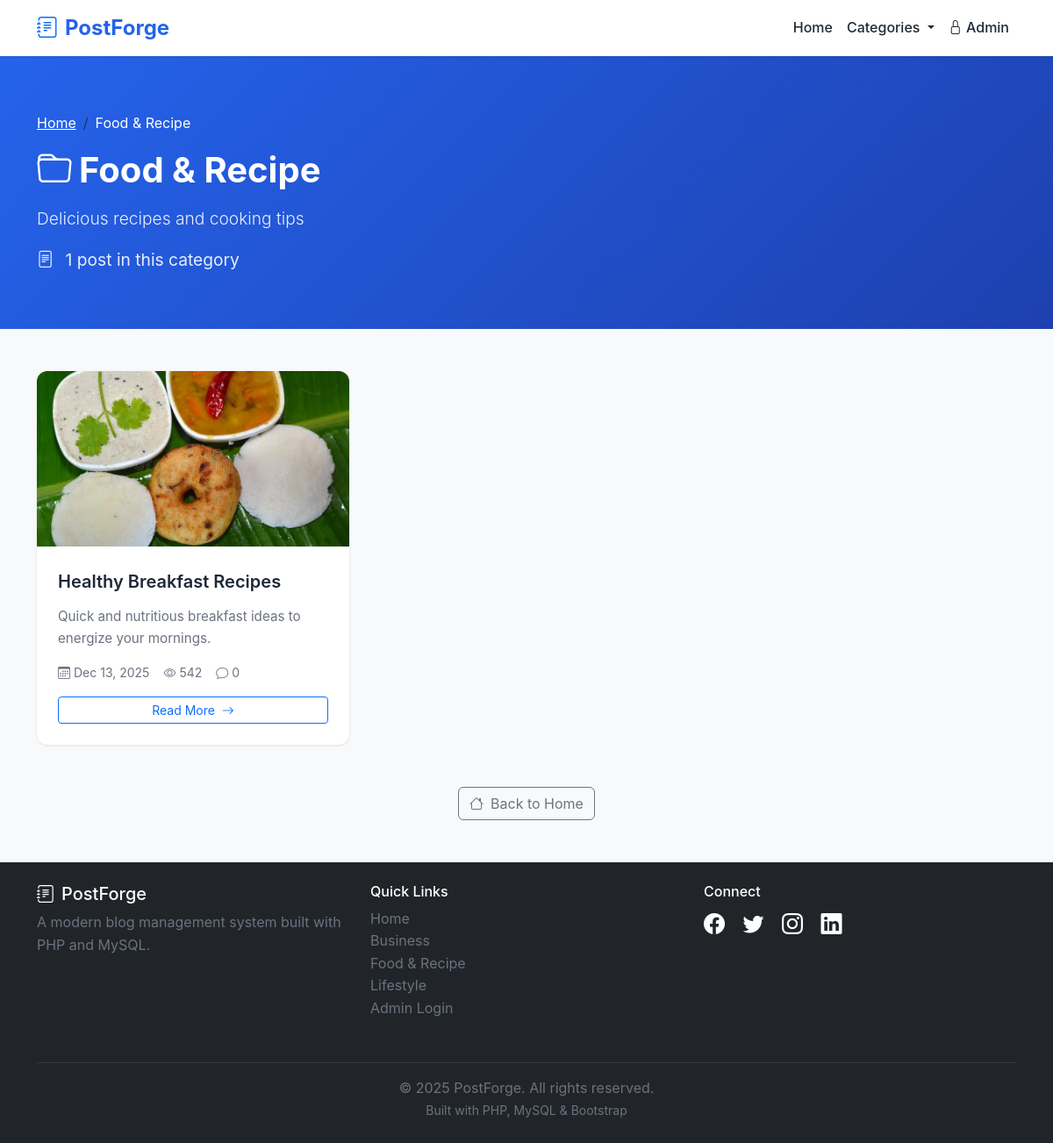
Page /category.php?slug=food-recipe on the committed database.
### tables this page shows
CREATE TABLE IF NOT EXISTS categories (
    id INT PRIMARY KEY AUTO_INCREMENT,
    name VARCHAR(100) UNIQUE NOT NULL,
    slug VARCHAR(100) UNIQUE NOT NULL,
    description TEXT,
    is_demo TINYINT(1) DEFAULT 0,
    created_at TIMESTAMP DEFAULT CURRENT_TIMESTAMP,
    INDEX idx_slug (slug)
);

CREATE TABLE IF NOT EXISTS posts (
    id INT PRIMARY KEY AUTO_INCREMENT,
    title VARCHAR(255) NOT NULL,
    slug VARCHAR(255) UNIQUE NOT NULL,
    content TEXT NOT NULL,
    excerpt TEXT,
    featured_image VARCHAR(255),
    category_id INT,
    author_id INT,
    status ENUM('draft', 'published') DEFAULT 'draft',
    views INT DEFAULT 0,
    is_demo TINYINT(1) DEFAULT 0,
    created_at TIMESTAMP DEFAULT CURRENT_TIMESTAMP,
    updated_at TIMESTAMP DEFAULT CURRENT_TIMESTAMP ON UPDATE CURRENT_TIMESTAMP,
    published_at TIMESTAMP NULL,
    FOREIGN KEY (category_id) REFERENCES categories(id) ON DELETE SET NULL,
    FOREIGN KEY (author_id) REFERENCES admins(id) ON DELETE CASCADE,
    INDEX idx_slug (slug),
    INDEX idx_status (status),
    INDEX idx_category (category_id),
    INDEX idx_author (author_id),
    INDEX idx_created (created_at),
    FULLTEXT idx_search (title, content)
);

### includes/functions.php (called while the page is built, shortened)
<?php
function sanitize($data) {
    return htmlspecialchars($data, ENT_QUOTES, 'UTF-8');
}
function formatDate($date, $format = 'M d, Y') {
    return date($format, strtotime($date));
}
function truncate($text, $length = 100, $suffix = '...') {
    return $text;
}
function formatNumber($number) {
    return number_format($number);
}

### public/category.php (the view, shortened to what this page needs)
<?php
require_once '../includes/functions.php';
$categorySlug = $_GET['slug'] ?? '';
try {
    $db = getDB();
    $catStmt = $db->prepare("SELECT * FROM categories WHERE slug = :slug");
    $catStmt->execute(['slug' => $categorySlug]);
    $category = $catStmt->fetch();
    $page = isset($_GET['page']) ? (int)$_GET['page'] : 1;
    $countStmt = $db->prepare("
        SELECT COUNT(*) as count FROM posts
        WHERE category_id = :category_id AND status = 'published'
    ");
    $countStmt->execute(['category_id' => $category['id']]);
    $total = $countStmt->fetch()['count'];
    $pagination = getPagination($total, POSTS_PER_PAGE, $page);
    $postsStmt = $db->prepare("
        SELECT p.*, c.name as category_name, c.slug as category_slug, a.full_name as author_name,
               (SELECT COUNT(*) FROM comments WHERE post_id = p.id AND status = 'approved') as comment_count
        FROM posts p
        LEFT JOIN categories c ON p.category_id = c.id
        LEFT JOIN admins a ON p.author_id = a.id
        WHERE p.category_id = :category_id AND p.status = 'published'
        ORDER BY p.published_at DESC
        LIMIT :offset, :limit
    ");
    $postsStmt->execute([
        'category_id' => $category['id'],
        'offset' => $pagination['offset'],
        'limit' => POSTS_PER_PAGE
    ]);
    $posts = $postsStmt->fetchAll();
} catch (PDOException $e) {
    header('Location: index.php');
    exit;
}
include 'includes/header.php';
?>
<div class="hero-section">
    <div class="container">
        <nav aria-label="breadcrumb">
            <ol class="breadcrumb">
                <li class="breadcrumb-item"><a href="index.php" class="text-white">Home</a></li>
                <li class="breadcrumb-item active text-white" aria-current="page">
                    <?php echo sanitize($category['name']); ?>
                </li>
            </ol>
        </nav>
        <h1><i class="bi bi-folder me-2"></i><?php echo sanitize($category['name']); ?></h1>
        <?php if ($category['description']): ?>
            <p class="lead"><?php echo sanitize($category['description']); ?></p>
        <?php endif; ?>
        <p class="mb-0">
            <i class="bi bi-file-text me-2"></i>
            <?php echo formatNumber($total); ?> post<?php echo $total != 1 ? 's' : ''; ?> in this category
        </p>
    </div>
</div>
<div class="container mb-5">
    <div class="row">
        <?php if (empty($posts)): ?>
            <div class="col-12">
                <div class="alert alert-info">
                    <i class="bi bi-info-circle me-2"></i>
                    No posts in this category yet.
                    <a href="index.php" class="alert-link">Browse all posts</a>
                </div>
            </div>
        <?php else: ?>
            <?php foreach ($posts as $post): ?>
                <div class="col-md-6 col-lg-4 mb-4">
                    <div class="card post-card">
                        <?php if ($post['featured_image']): ?>
                            <img src="<?php echo UPLOAD_URL . sanitize($post['featured_image']); ?>"
                                 alt="<?php echo sanitize($post['title']); ?>"
                                 class="post-card-img">
                        <?php else: ?>
                            <div class="post-card-img bg-secondary d-flex align-items-center justify-content-center">
                                <i class="bi bi-image text-white" style="font-size: 3rem;"></i>
                            </div>
                        <?php endif; ?>
                        <div class="post-card-body">
                            <a href="post.php?slug=<?php echo $post['slug']; ?>"
                               class="post-card-title">
                                <?php echo sanitize($post['title']); ?>
                            </a>
                            <p class="post-card-excerpt">
                                <?php echo sanitize(truncate($post['excerpt'], 100)); ?>
                            </p>
                            <div class="post-meta">
                                <span class="post-meta-item">
                                    <i class="bi bi-calendar3"></i>
                                    <?php echo formatDate($post['published_at'], 'M d, Y'); ?>
                                </span>
                                <span class="post-meta-item">
                                    <i class="bi bi-eye"></i>
                                    <?php echo formatNumber($post['views']); ?>
                                </span>
                                <span class="post-meta-item">
                                    <i class="bi bi-chat"></i>
                                    <?php echo $post['comment_count']; ?>
                                </span>
                            </div>
                            <a href="post.php?slug=<?php echo $post['slug']; ?>"
                               class="btn btn-outline-primary btn-sm mt-3 w-100">
                                Read More <i class="bi bi-arrow-right ms-1"></i>
                            </a>
                        </div>
                    </div>
                </div>
            <?php endforeach; ?>
        <?php endif; ?>
    </div>
    <div class="text-center mt-4">
        <a href="index.php" class="btn btn-outline-secondary">
            <i class="bi bi-house me-2"></i>Back to Home
        </a>
    </div>
</div>
<?php include 'includes/footer.php'; ?>

### public/includes/footer.php (shortened to what this page needs)
    </main>
    <footer class="bg-dark text-white mt-5 py-4">
        <div class="container">
            <div class="row">
                <div class="col-md-4 mb-3">
                    <h5><i class="bi bi-journal-text me-2"></i><?php echo SITE_NAME; ?></h5>
                    <p class="text-muted">A modern blog management system built with PHP and MySQL.</p>
                </div>
                <div class="col-md-4 mb-3">
                    <h6>Quick Links</h6>
                    <ul class="list-unstyled">
                        <li><a href="index.php" class="text-muted text-decoration-none">Home</a></li>
                        <?php
                        try {
                            $db = getDB();
                            $footerCatsStmt = $db->query("SELECT * FROM categories ORDER BY name ASC LIMIT 3");
                            $footerCategories = $footerCatsStmt->fetchAll();
                            foreach ($footerCategories as $footerCat):
                        ?>
                            <li>
                                <a href="category.php?slug=<?php echo $footerCat['slug']; ?>"
                                   class="text-muted text-decoration-none">
                                    <?php echo sanitize($footerCat['name']); ?>
                                </a>
                            </li>
                        <?php
                            endforeach;
                        } catch (PDOException $e) {
                        }
                        ?>
                        <li><a href="../admin/login.php" class="text-muted text-decoration-none">Admin Login</a></li>
                    </ul>
                </div>
                <div class="col-md-4 mb-3">
                    <h6>Connect</h6>
                    <div class="social-links">
                        <a href="#" class="text-white me-3"><i class="bi bi-facebook"></i></a>
                        <a href="#" class="text-white me-3"><i class="bi bi-twitter"></i></a>
                        <a href="#" class="text-white me-3"><i class="bi bi-instagram"></i></a>
                        <a href="#" class="text-white me-3"><i class="bi bi-linkedin"></i></a>
                    </div>
                </div>
            </div>
            <hr class="border-secondary">
            <div class="text-center text-muted">
                <p class="mb-0">&copy; <?php echo date('Y'); ?> <?php echo SITE_NAME; ?>. All rights reserved.</p>
                <small>Built with PHP, MySQL & Bootstrap</small>
            </div>
        </div>
    </footer>
</body>
</html>

### assets/css/public.css (style rules this page uses)
:root { --primary-blue: #2563eb; --primary-dark: #1e40af; --success-green: #10b981; --warning-orange: #f59e0b; --danger-red: #ef4444; --info-cyan: #06b6d4; --dark-gray: #1f2937; --medium-gray: #6b7280; --light-gray: #f3f4f6; --border-gray: #e5e7eb; }
* { margin: 0; padding: 0; box-sizing: border-box; }
body { font-family: 'Inter', 'Segoe UI', 'Roboto', sans-serif; background-color: #f8f9fa; color: var(--dark-gray); line-height: 1.6; }
.hero-section { background: linear-gradient(135deg, var(--primary-blue) 0%, var(--primary-dark) 100%); color: white; padding: 4rem 0; margin-bottom: 3rem; }
.hero-section h1 { font-size: 2.5rem; font-weight: 700; margin-bottom: 1rem; }
.hero-section p { font-size: 1.2rem; opacity: 0.9; }
.post-card { border: none; border-radius: 12px; box-shadow: 0 1px 3px rgba(0, 0, 0, 0.1); transition: all 0.3s ease; overflow: hidden; height: 100%; background: white; }
.post-card-img { height: 200px; object-fit: cover; transition: transform 0.3s ease; }
.post-card-body { padding: 1.5rem; }
.post-card-title { font-size: 1.25rem; font-weight: 600; margin-bottom: 0.75rem; color: var(--dark-gray); text-decoration: none; display: block; transition: color 0.3s ease; }
.post-card-excerpt { color: var(--medium-gray); font-size: 0.95rem; margin-bottom: 1rem; line-height: 1.6; }
.post-meta { display: flex; align-items: center; gap: 1rem; font-size: 0.875rem; color: var(--medium-gray); flex-wrap: wrap; }
.post-meta-item { display: flex; align-items: center; gap: 0.25rem; }
footer { margin-top: 4rem; }
.social-links a { font-size: 1.5rem; transition: opacity 0.3s ease; }
.text-muted { color: var(--medium-gray) !important; }

### rows in the picture
categories: name "Food & Recipe", description "Delicious recipes and cooking tips"
posts: featured_image (picture), title "Healthy Breakfast Recipes", excerpt "Quick and nutritious breakfast ideas to energize your mornings.", published_at "Dec 13, 2025", views "542", comment_count "0"
categories: name "Business"
categories: name "Lifestyle"

### other values in the picture
SITE_NAME "PostForge"
formatNumber($total) "1"
